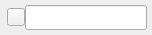
<?xml version="1.0" encoding="UTF-8"?>
<ui version="4.0">
 <class>FSearchBox</class>
 <widget class="QWidget" name="FSearchBox">
  <property name="geometry">
   <rect>
    <x>0</x>
    <y>0</y>
    <width>152</width>
    <height>35</height>
   </rect>
  </property>
  <property name="windowTitle">
   <string>Form</string>
  </property>
  <layout class="QGridLayout" name="gridLayout_2">
   <property name="leftMargin">
    <number>0</number>
   </property>
   <property name="topMargin">
    <number>0</number>
   </property>
   <property name="rightMargin">
    <number>0</number>
   </property>
   <property name="bottomMargin">
    <number>0</number>
   </property>
   <property name="horizontalSpacing">
    <number>0</number>
   </property>
   <property name="verticalSpacing">
    <number>7</number>
   </property>
   <item row="0" column="0">
    <widget class="QWidget" name="fSearchBox" native="true">
     <layout class="QGridLayout" name="gridLayout">
      <property name="leftMargin">
       <number>5</number>
      </property>
      <property name="topMargin">
       <number>0</number>
      </property>
      <property name="rightMargin">
       <number>3</number>
      </property>
      <property name="bottomMargin">
       <number>0</number>
      </property>
      <property name="spacing">
       <number>0</number>
      </property>
      <item row="0" column="0">
       <layout class="QHBoxLayout" name="horizontalLayout">
        <property name="spacing">
         <number>0</number>
        </property>
        <property name="leftMargin">
         <number>2</number>
        </property>
        <property name="rightMargin">
         <number>2</number>
        </property>
        <item>
         <widget class="QPushButton" name="icon">
          <property name="minimumSize">
           <size>
            <width>18</width>
            <height>18</height>
           </size>
          </property>
          <property name="maximumSize">
           <size>
            <width>18</width>
            <height>18</height>
           </size>
          </property>
          <property name="styleSheet">
           <string notr="true">border-image: url(:/img/search.png);</string>
          </property>
          <property name="text">
           <string/>
          </property>
         </widget>
        </item>
        <item>
         <widget class="QLineEdit" name="textBox">
          <property name="minimumSize">
           <size>
            <width>0</width>
            <height>25</height>
           </size>
          </property>
          <property name="maximumSize">
           <size>
            <width>16777215</width>
            <height>25</height>
           </size>
          </property>
         </widget>
        </item>
       </layout>
      </item>
     </layout>
    </widget>
   </item>
  </layout>
 </widget>
 <resources/>
 <connections/>
</ui>
